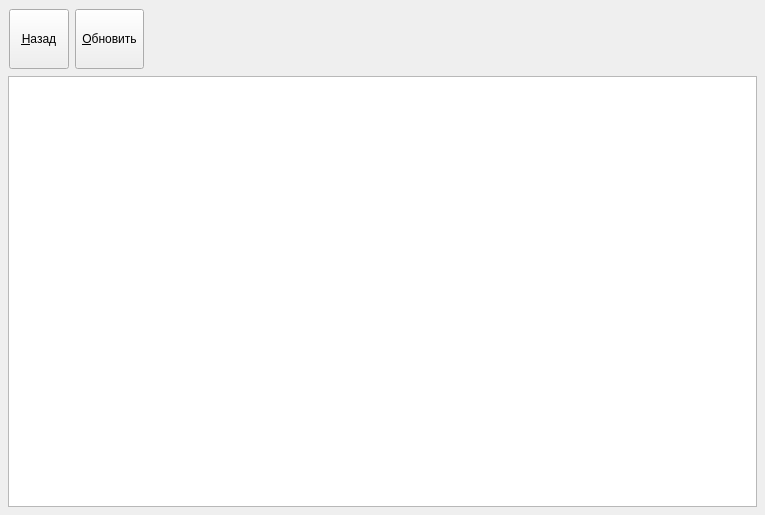
<?xml version="1.0" encoding="UTF-8"?>
<ui version="4.0">
 <class>Browser</class>
 <widget class="QWidget" name="Browser">
  <property name="geometry">
   <rect>
    <x>0</x>
    <y>0</y>
    <width>765</width>
    <height>515</height>
   </rect>
  </property>
  <property name="windowTitle">
   <string>Qt SQL Browser</string>
  </property>
  <layout class="QVBoxLayout">
   <property name="spacing">
    <number>6</number>
   </property>
   <property name="leftMargin">
    <number>8</number>
   </property>
   <property name="topMargin">
    <number>8</number>
   </property>
   <property name="rightMargin">
    <number>8</number>
   </property>
   <property name="bottomMargin">
    <number>8</number>
   </property>
   <item>
    <layout class="QHBoxLayout">
     <property name="spacing">
      <number>6</number>
     </property>
     <property name="leftMargin">
      <number>1</number>
     </property>
     <property name="topMargin">
      <number>1</number>
     </property>
     <property name="rightMargin">
      <number>1</number>
     </property>
     <property name="bottomMargin">
      <number>1</number>
     </property>
     <item>
      <widget class="QToolButton" name="backButton">
       <property name="minimumSize">
        <size>
         <width>60</width>
         <height>60</height>
        </size>
       </property>
       <property name="text">
        <string>&amp;Назад</string>
       </property>
       <property name="icon">
        <iconset resource="plan.qrc">
         <normaloff>:/icons/back.ico</normaloff>:/icons/back.ico</iconset>
       </property>
       <property name="iconSize">
        <size>
         <width>15</width>
         <height>15</height>
        </size>
       </property>
       <property name="toolButtonStyle">
        <enum>Qt::ToolButtonTextUnderIcon</enum>
       </property>
      </widget>
     </item>
     <item>
      <widget class="QToolButton" name="refreshButton">
       <property name="minimumSize">
        <size>
         <width>60</width>
         <height>60</height>
        </size>
       </property>
       <property name="text">
        <string>&amp;Обновить</string>
       </property>
       <property name="icon">
        <iconset resource="plan.qrc">
         <normaloff>:/icons/refresh.ico</normaloff>:/icons/refresh.ico</iconset>
       </property>
       <property name="iconSize">
        <size>
         <width>15</width>
         <height>15</height>
        </size>
       </property>
       <property name="toolButtonStyle">
        <enum>Qt::ToolButtonTextUnderIcon</enum>
       </property>
       <property name="autoRaise">
        <bool>false</bool>
       </property>
      </widget>
     </item>
     <item>
      <spacer>
       <property name="orientation">
        <enum>Qt::Horizontal</enum>
       </property>
       <property name="sizeHint" stdset="0">
        <size>
         <width>60</width>
         <height>20</height>
        </size>
       </property>
      </spacer>
     </item>
    </layout>
   </item>
   <item>
    <widget class="QSplitter" name="splitter_2">
     <property name="sizePolicy">
      <sizepolicy hsizetype="Expanding" vsizetype="Expanding">
       <horstretch>0</horstretch>
       <verstretch>0</verstretch>
      </sizepolicy>
     </property>
     <property name="orientation">
      <enum>Qt::Horizontal</enum>
     </property>
     <widget class="QTableView" name="table">
      <property name="sizePolicy">
       <sizepolicy hsizetype="Expanding" vsizetype="Expanding">
        <horstretch>2</horstretch>
        <verstretch>0</verstretch>
       </sizepolicy>
      </property>
      <property name="font">
       <font>
        <family>Sans Serif</family>
        <pointsize>10</pointsize>
       </font>
      </property>
      <property name="contextMenuPolicy">
       <enum>Qt::ActionsContextMenu</enum>
      </property>
      <property name="selectionBehavior">
       <enum>QAbstractItemView::SelectRows</enum>
      </property>
     </widget>
    </widget>
   </item>
  </layout>
  <action name="selectAction">
   <property name="text">
    <string>S&amp;elect</string>
   </property>
   <property name="toolTip">
    <string>Refresh Data from Database</string>
   </property>
  </action>
  <action name="revertAction">
   <property name="text">
    <string>&amp;Revert All</string>
   </property>
   <property name="toolTip">
    <string>Revert</string>
   </property>
  </action>
  <action name="submitAction">
   <property name="text">
    <string>&amp;Submit All</string>
   </property>
   <property name="toolTip">
    <string>Submit Changes</string>
   </property>
  </action>
  <action name="rowStrategyAction">
   <property name="checkable">
    <bool>true</bool>
   </property>
   <property name="text">
    <string>Submit on &amp;Row Change</string>
   </property>
   <property name="toolTip">
    <string>Commit on Row Change</string>
   </property>
  </action>
  <action name="manualStrategyAction">
   <property name="checkable">
    <bool>true</bool>
   </property>
   <property name="text">
    <string>Submit &amp;Manually</string>
   </property>
   <property name="toolTip">
    <string>Commit Manually</string>
   </property>
  </action>
  <action name="deleteRowAction">
   <property name="enabled">
    <bool>false</bool>
   </property>
   <property name="text">
    <string>&amp;Delete Row</string>
   </property>
   <property name="statusTip">
    <string>Deletes the current Row</string>
   </property>
  </action>
  <action name="insertRowAction">
   <property name="enabled">
    <bool>false</bool>
   </property>
   <property name="text">
    <string>&amp;Insert Row</string>
   </property>
   <property name="statusTip">
    <string>Inserts a new Row</string>
   </property>
  </action>
  <action name="fieldStrategyAction">
   <property name="checkable">
    <bool>true</bool>
   </property>
   <property name="text">
    <string>Submit on &amp;Field Change</string>
   </property>
   <property name="toolTip">
    <string>Commit on Field Change</string>
   </property>
  </action>
 </widget>
 <tabstops>
  <tabstop>table</tabstop>
 </tabstops>
 <resources>
  <include location="plan.qrc"/>
 </resources>
 <connections/>
</ui>
